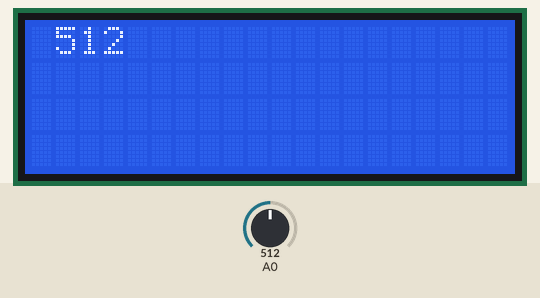
Recording of a sketch running on a simulated Arduino Uno, built with avr-gcc and run on an emulated ATmega328P. On the bench: 20×4 character LCD. The test bench sets the inputs (shaded band); at power-on: A0 = 512. What the sketch prints to the serial monitor is not drawn.

Above: at 1.8 s.
1.9 s: A0 set to 716
At 2.8 s:
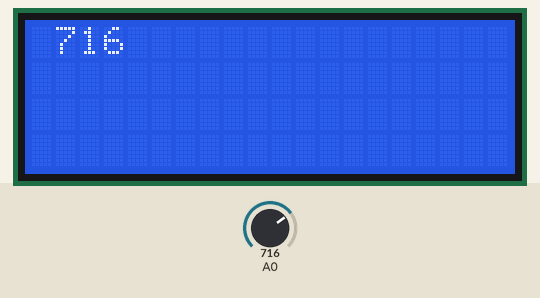
3.5 s: A0 set to 900
At 4.7 s:
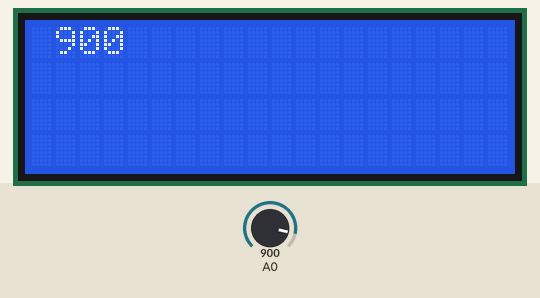
5.4 s: A0 set to 1023
At 6.8 s:
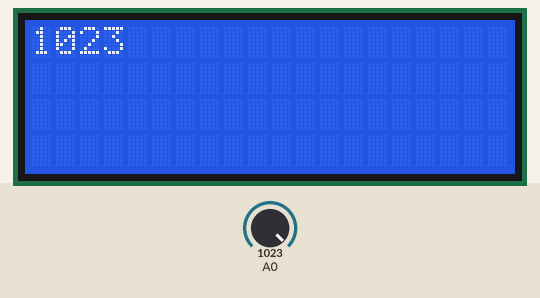
Timing chart, 0 to 8.4 s (numbered marks = the images above; inputs shaded):
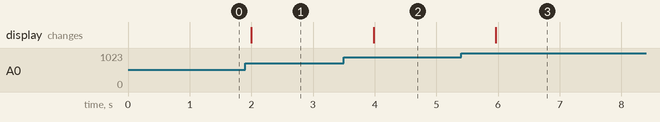

The sketch:

SimpleMultitasker.ino
```cpp
#include <Arduino_FreeRTOS.h>
#include <queue.h>
#include <Wire.h>
#include <LiquidCrystal_I2C.h>
#include <stdio.h>

QueueHandle_t queue_1;

LiquidCrystal_I2C lcd = LiquidCrystal_I2C(0x3F, 20, 4);

void setup()
{
  Serial.begin(9600);
  queue_1 = xQueueCreate(5, sizeof(int));
  if (queue_1 == NULL)
  {
    Serial.println("Queue can not be created");
  }
  xTaskCreate(TaskDisplay, "DisplayTask", 128, NULL, 1, NULL);
  xTaskCreate(TaskSensor, "SensorTask", 128, NULL, 3, NULL);
  vTaskStartScheduler();
}
void loop()
{

}
void TaskDisplay(void * pvParameters)
{
  int sensorData = 0;
  char buf[10];
  lcd.init();
  lcd.backlight();
  while(1)
  {

    if (xQueueReceive(queue_1, &sensorData, portMAX_DELAY) == pdPASS)
    {
      lcd.setCursor(0, 0); // Set the cursor on the first column and first row.
      sprintf(buf, "%4d", sensorData);
      lcd.print(buf); // Print the string "Hello World!"
      //delay(500);
      //lcd.clear();
    }
  }
}

void TaskSensor(void * pvParameters)
{
  int sensorData;
  while(1)
  {
    Serial.println("\nSensorTask");
    sensorData = analogRead(A0);
    //Serial.println(sensorData);
    xQueueSend(queue_1, &sensorData, portMAX_DELAY);
    vTaskDelay( 1000 / portTICK_PERIOD_MS );
  }
}
```

Measured:
- after the input at 1.9 s, the display: changes after 0.10 s (image 1)
- after the input at 3.5 s, the display: changes after 0.48 s (image 2)
- after the input at 5.4 s, the display: changes after 0.56 s (image 3)
